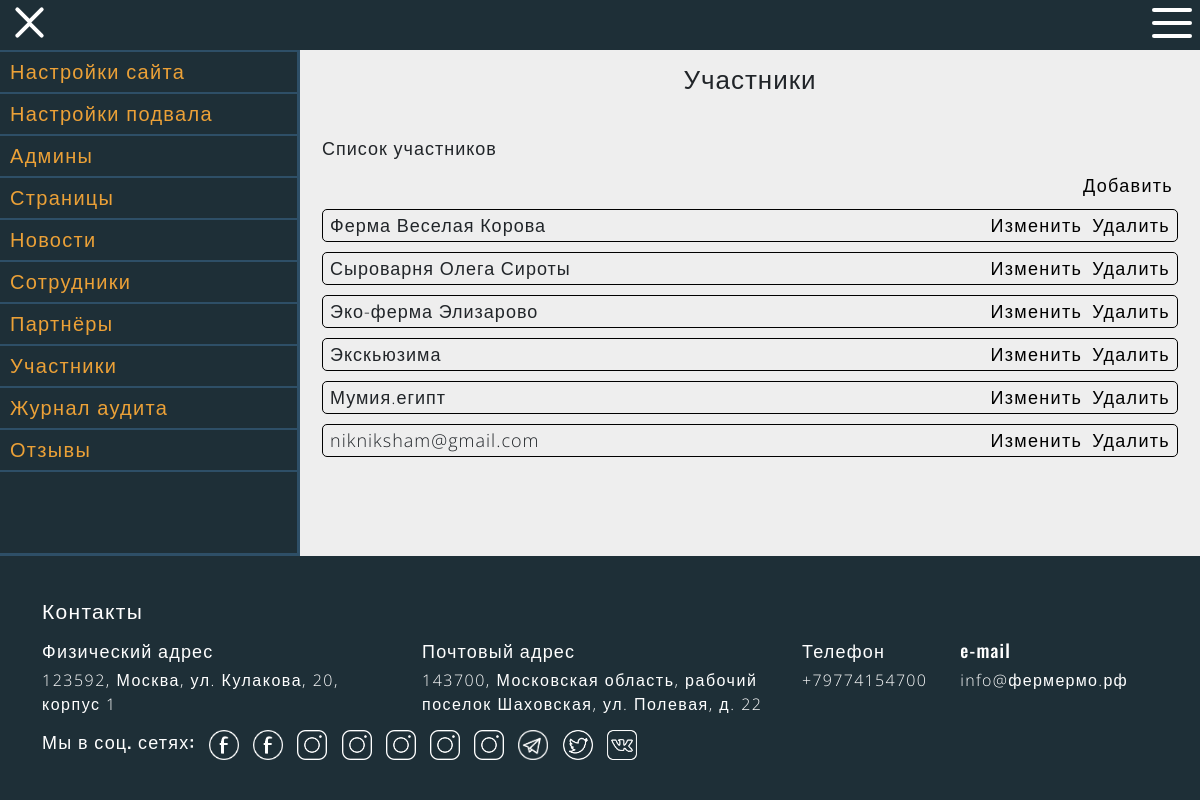
Page /admin-list-member (signed in) on the earlier database version.
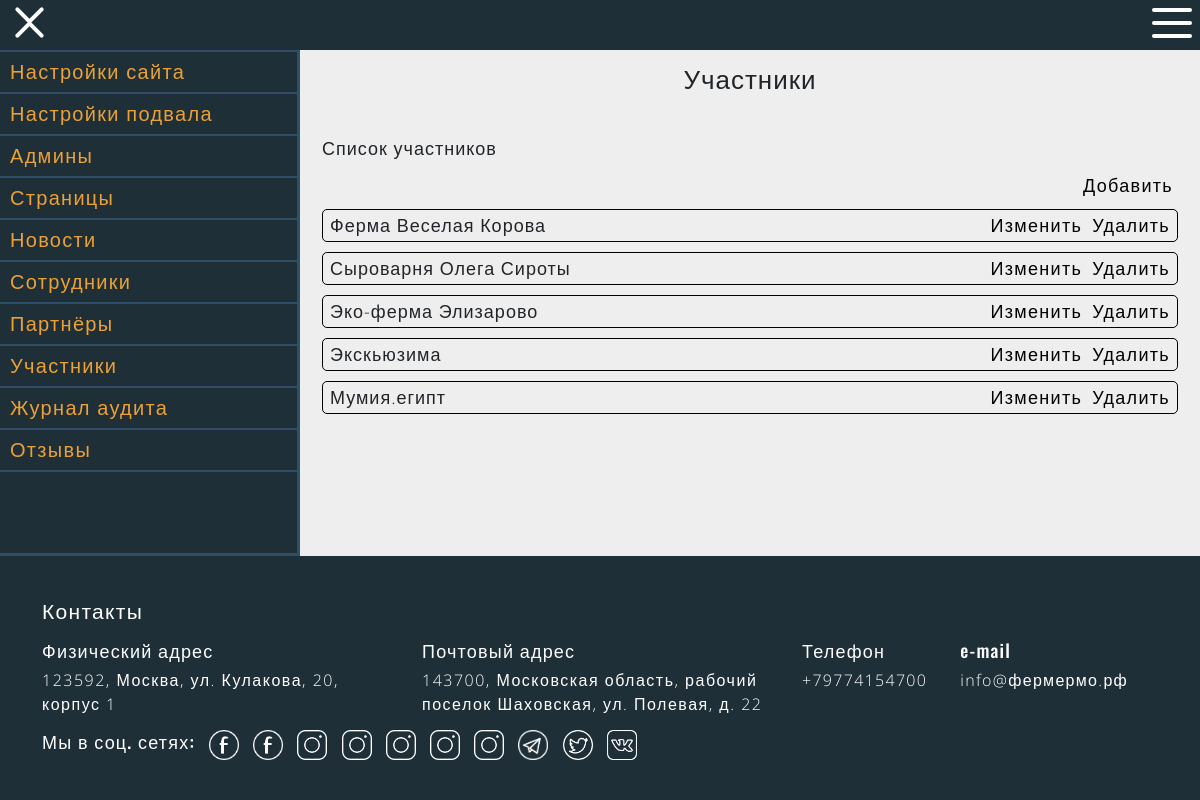
Same page on the later database version.
### data/member.py (models this page shows, shortened)
class Member(SqlAlchemyBase, SerializerMixin):
    __tablename__ = 'member'
    id = sqlalchemy.Column(sqlalchemy.Integer, primary_key=True, autoincrement=True)
    name = sqlalchemy.Column(sqlalchemy.String, nullable=True)
    logo = sqlalchemy.Column(sqlalchemy.String, nullable=True)
    image = sqlalchemy.Column(sqlalchemy.String, nullable=True)
    text = sqlalchemy.Column(sqlalchemy.String, nullable=True)
    link = sqlalchemy.Column(sqlalchemy.String, nullable=True)
    socialmedia = sqlalchemy.Column(sqlalchemy.String, nullable=True)
    address = sqlalchemy.Column(sqlalchemy.String, nullable=True)
    coord = sqlalchemy.Column(sqlalchemy.String, nullable=True)
    province = sqlalchemy.Column(sqlalchemy.String, nullable=True)
    occupation = sqlalchemy.Column(sqlalchemy.String, nullable=True)
    created_date = sqlalchemy.Column(sqlalchemy.DateTime, default=datetime.now())
    author_id = sqlalchemy.Column(sqlalchemy.Integer, sqlalchemy.ForeignKey("user.id"))
    author = orm.relation('User')

### run.py (the view)
@application.route("/admin-list-member")
@login_required
def admin_list_member():
    if current_user.status > 0:
        clear_old_files(current_user.email, get_path())
        clear_folder(get_path("/logo"))
        clear_folder(get_path("/image"))
        memberlist = get_member_list()
        return get_render_template('list/admin-list-member.html', title='Участники', memberlist=memberlist)
    return you_dont_have_permission()

### data/Inner/MemberInnerAPI.py (called while the page is built)
def get_member_list():
    session = db_session.create_session()
    members = session.query(Member).all()
    session.close()
    return [item.to_dict(only=('id', 'name', 'logo', 'image', 'text', 'address', 'coord', 'province', 'occupation', 'link', "socialmedia")) for item in members]

### data/db_session.py (called while the page is built)
def create_session() -> Session:
    global __factory
    return __factory()

### run.py (called while the page is built)
def get_render_template(template, **kwargs):
    return render_template(template, special_params=get_special_params(), **kwargs)

def get_path(end=""):
    return f"tmp/{current_user.email}{end}"

def clear_old_files(key, path):
    admin_images[key] = []
    delete_folder(path)

@login_manager.user_loader
def load_user(user_id):
    session = db_session.create_session()
    a = session.query(User).get(user_id)
    session.close()
    return a

def clear_folder(folder_name, path=application.config['UPLOAD_FOLDER']):
    delete_folder(folder_name, path=path)
    os.makedirs(path+folder_name)

### templates/list/admin-list-member.html
{% extends "admin-panel.html" %}
{% block adminblock %}
<p class="settings-title">{{title}}</p>
<div class="settings">
    <p>Список участников</p>
    <div class="settings-add">
        <a class="settings-element-add" href="/admin-create-member">Добавить</a>
    </div>
    {% for member in memberlist %}
    <div class="settings-element">
        <p class="settings-element-title">{{member['name']}}</p>
        <a class="settings-element-edit" href="/admin-edit-member/{{member['id']}}">Изменить</a>
        <a class="settings-element-delete" href="/admin-delete-member/{{member['id']}}">Удалить</a>
    </div>
    {% endfor %}
</div>
{% endblock %}

Differences in the rows shown:
removed Member: name "nikniksham@gmail.com"
